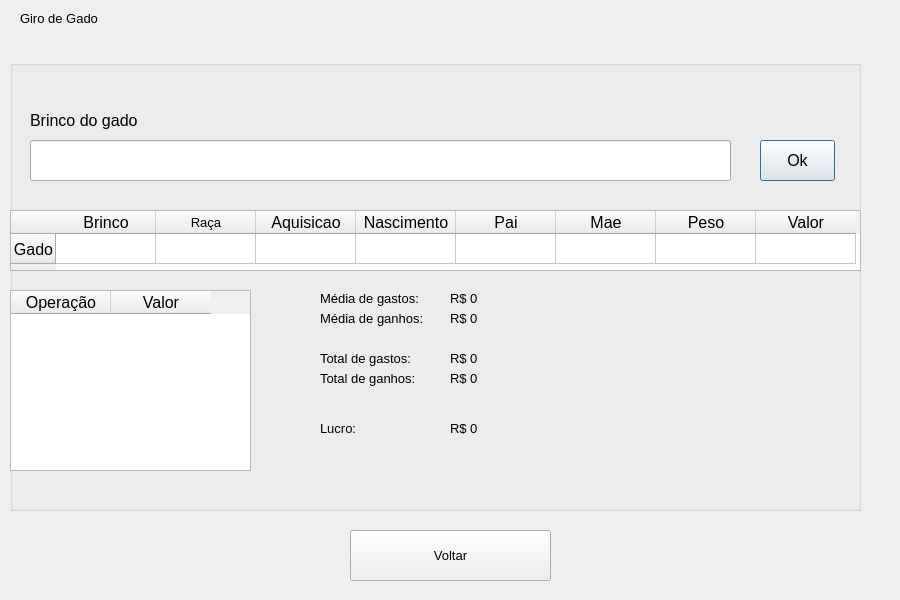
<?xml version="1.0" encoding="UTF-8"?>
<ui version="4.0">
 <class>CattleConsultScreen</class>
 <widget class="QDialog" name="CattleConsultScreen">
  <property name="geometry">
   <rect>
    <x>0</x>
    <y>0</y>
    <width>900</width>
    <height>600</height>
   </rect>
  </property>
  <property name="font">
   <font>
    <pointsize>10</pointsize>
   </font>
  </property>
  <property name="windowTitle">
   <string>Dialog</string>
  </property>
  <widget class="QLabel" name="labelTitle">
   <property name="geometry">
    <rect>
     <x>20</x>
     <y>10</y>
     <width>101</width>
     <height>16</height>
    </rect>
   </property>
   <property name="font">
    <font>
     <pointsize>10</pointsize>
    </font>
   </property>
   <property name="text">
    <string>Giro de Gado</string>
   </property>
  </widget>
  <widget class="QGroupBox" name="groupBox">
   <property name="geometry">
    <rect>
     <x>10</x>
     <y>60</y>
     <width>851</width>
     <height>451</height>
    </rect>
   </property>
   <property name="title">
    <string/>
   </property>
   <widget class="QTableWidget" name="cattleConsultTable">
    <property name="geometry">
     <rect>
      <x>0</x>
      <y>150</y>
      <width>851</width>
      <height>61</height>
     </rect>
    </property>
    <property name="font">
     <font>
      <pointsize>12</pointsize>
     </font>
    </property>
    <row>
     <property name="text">
      <string>Gado</string>
     </property>
     <property name="textAlignment">
      <set>AlignCenter</set>
     </property>
    </row>
    <column>
     <property name="text">
      <string>Brinco</string>
     </property>
    </column>
    <column>
     <property name="text">
      <string>Raça</string>
     </property>
     <property name="font">
      <font>
       <pointsize>10</pointsize>
      </font>
     </property>
    </column>
    <column>
     <property name="text">
      <string>Aquisicao</string>
     </property>
    </column>
    <column>
     <property name="text">
      <string>Nascimento</string>
     </property>
    </column>
    <column>
     <property name="text">
      <string>Pai</string>
     </property>
    </column>
    <column>
     <property name="text">
      <string>Mae</string>
     </property>
    </column>
    <column>
     <property name="text">
      <string>Peso</string>
     </property>
    </column>
    <column>
     <property name="text">
      <string>Valor</string>
     </property>
    </column>
    <item row="0" column="0">
     <property name="text">
      <string/>
     </property>
     <property name="textAlignment">
      <set>AlignCenter</set>
     </property>
     <property name="flags">
      <set>ItemIsSelectable|ItemIsDragEnabled|ItemIsDropEnabled|ItemIsUserCheckable|ItemIsEnabled</set>
     </property>
    </item>
    <item row="0" column="1">
     <property name="text">
      <string/>
     </property>
     <property name="font">
      <font>
       <family>MS Shell Dlg 2</family>
       <pointsize>10</pointsize>
      </font>
     </property>
     <property name="textAlignment">
      <set>AlignCenter</set>
     </property>
     <property name="flags">
      <set>ItemIsSelectable|ItemIsDragEnabled|ItemIsDropEnabled|ItemIsUserCheckable|ItemIsEnabled</set>
     </property>
    </item>
    <item row="0" column="2">
     <property name="text">
      <string/>
     </property>
     <property name="textAlignment">
      <set>AlignCenter</set>
     </property>
     <property name="flags">
      <set>ItemIsSelectable|ItemIsDragEnabled|ItemIsDropEnabled|ItemIsUserCheckable|ItemIsEnabled</set>
     </property>
    </item>
    <item row="0" column="3">
     <property name="text">
      <string/>
     </property>
     <property name="textAlignment">
      <set>AlignCenter</set>
     </property>
     <property name="flags">
      <set>ItemIsSelectable|ItemIsDragEnabled|ItemIsDropEnabled|ItemIsUserCheckable|ItemIsEnabled</set>
     </property>
    </item>
    <item row="0" column="4">
     <property name="text">
      <string/>
     </property>
     <property name="textAlignment">
      <set>AlignCenter</set>
     </property>
     <property name="flags">
      <set>ItemIsSelectable|ItemIsDragEnabled|ItemIsDropEnabled|ItemIsUserCheckable|ItemIsEnabled</set>
     </property>
    </item>
    <item row="0" column="5">
     <property name="text">
      <string/>
     </property>
     <property name="textAlignment">
      <set>AlignCenter</set>
     </property>
     <property name="flags">
      <set>ItemIsSelectable|ItemIsDragEnabled|ItemIsDropEnabled|ItemIsUserCheckable|ItemIsEnabled</set>
     </property>
    </item>
    <item row="0" column="6">
     <property name="text">
      <string/>
     </property>
     <property name="textAlignment">
      <set>AlignCenter</set>
     </property>
     <property name="flags">
      <set>ItemIsSelectable|ItemIsDragEnabled|ItemIsDropEnabled|ItemIsUserCheckable|ItemIsEnabled</set>
     </property>
    </item>
    <item row="0" column="7">
     <property name="text">
      <string/>
     </property>
     <property name="textAlignment">
      <set>AlignCenter</set>
     </property>
     <property name="flags">
      <set>ItemIsSelectable|ItemIsDragEnabled|ItemIsDropEnabled|ItemIsUserCheckable|ItemIsEnabled</set>
     </property>
    </item>
   </widget>
   <widget class="QLineEdit" name="inputCattleEarring">
    <property name="geometry">
     <rect>
      <x>20</x>
      <y>80</y>
      <width>701</width>
      <height>41</height>
     </rect>
    </property>
    <property name="font">
     <font>
      <pointsize>12</pointsize>
     </font>
    </property>
   </widget>
   <widget class="QLabel" name="labelCattleEarring">
    <property name="geometry">
     <rect>
      <x>20</x>
      <y>50</y>
      <width>221</width>
      <height>21</height>
     </rect>
    </property>
    <property name="font">
     <font>
      <pointsize>12</pointsize>
     </font>
    </property>
    <property name="text">
     <string>Brinco do gado </string>
    </property>
   </widget>
   <widget class="QPushButton" name="okButton">
    <property name="geometry">
     <rect>
      <x>750</x>
      <y>80</y>
      <width>75</width>
      <height>41</height>
     </rect>
    </property>
    <property name="font">
     <font>
      <pointsize>12</pointsize>
     </font>
    </property>
    <property name="text">
     <string>Ok</string>
    </property>
   </widget>
   <widget class="QTableWidget" name="cattleTransactionTable">
    <property name="geometry">
     <rect>
      <x>0</x>
      <y>230</y>
      <width>241</width>
      <height>181</height>
     </rect>
    </property>
    <property name="font">
     <font>
      <pointsize>12</pointsize>
     </font>
    </property>
    <column>
     <property name="text">
      <string>Operação</string>
     </property>
    </column>
    <column>
     <property name="text">
      <string>Valor</string>
     </property>
    </column>
   </widget>
   <widget class="QLabel" name="labelAverageSpending">
    <property name="geometry">
     <rect>
      <x>310</x>
      <y>230</y>
      <width>101</width>
      <height>16</height>
     </rect>
    </property>
    <property name="font">
     <font>
      <pointsize>10</pointsize>
     </font>
    </property>
    <property name="text">
     <string>Média de gastos:</string>
    </property>
   </widget>
   <widget class="QLabel" name="labelAverageEarnings">
    <property name="geometry">
     <rect>
      <x>310</x>
      <y>250</y>
      <width>111</width>
      <height>16</height>
     </rect>
    </property>
    <property name="text">
     <string>Média de ganhos:</string>
    </property>
   </widget>
   <widget class="QLabel" name="labelValueAverageSpending">
    <property name="geometry">
     <rect>
      <x>440</x>
      <y>230</y>
      <width>81</width>
      <height>16</height>
     </rect>
    </property>
    <property name="font">
     <font>
      <pointsize>10</pointsize>
     </font>
    </property>
    <property name="text">
     <string>R$ 0</string>
    </property>
   </widget>
   <widget class="QLabel" name="labelValueAverageEarnings">
    <property name="geometry">
     <rect>
      <x>440</x>
      <y>250</y>
      <width>81</width>
      <height>16</height>
     </rect>
    </property>
    <property name="text">
     <string>R$ 0</string>
    </property>
   </widget>
   <widget class="QLabel" name="labelProfit">
    <property name="geometry">
     <rect>
      <x>310</x>
      <y>360</y>
      <width>81</width>
      <height>16</height>
     </rect>
    </property>
    <property name="text">
     <string>Lucro:</string>
    </property>
   </widget>
   <widget class="QLabel" name="labelValueProfit">
    <property name="geometry">
     <rect>
      <x>440</x>
      <y>360</y>
      <width>81</width>
      <height>16</height>
     </rect>
    </property>
    <property name="text">
     <string>R$ 0</string>
    </property>
   </widget>
   <widget class="QLabel" name="labelTotalSpending">
    <property name="geometry">
     <rect>
      <x>310</x>
      <y>290</y>
      <width>101</width>
      <height>16</height>
     </rect>
    </property>
    <property name="text">
     <string>Total de gastos:</string>
    </property>
   </widget>
   <widget class="QLabel" name="labelValueTotalSpending">
    <property name="geometry">
     <rect>
      <x>440</x>
      <y>290</y>
      <width>81</width>
      <height>16</height>
     </rect>
    </property>
    <property name="text">
     <string>R$ 0</string>
    </property>
   </widget>
   <widget class="QLabel" name="labelTotalEarnings">
    <property name="geometry">
     <rect>
      <x>310</x>
      <y>310</y>
      <width>101</width>
      <height>16</height>
     </rect>
    </property>
    <property name="text">
     <string>Total de ganhos:</string>
    </property>
   </widget>
   <widget class="QLabel" name="labelValueTotalEarnings">
    <property name="geometry">
     <rect>
      <x>440</x>
      <y>310</y>
      <width>81</width>
      <height>16</height>
     </rect>
    </property>
    <property name="text">
     <string>R$ 0</string>
    </property>
   </widget>
  </widget>
  <widget class="QPushButton" name="backButton">
   <property name="geometry">
    <rect>
     <x>350</x>
     <y>530</y>
     <width>201</width>
     <height>51</height>
    </rect>
   </property>
   <property name="font">
    <font>
     <pointsize>10</pointsize>
    </font>
   </property>
   <property name="text">
    <string>Voltar</string>
   </property>
  </widget>
 </widget>
 <resources/>
 <connections/>
</ui>
